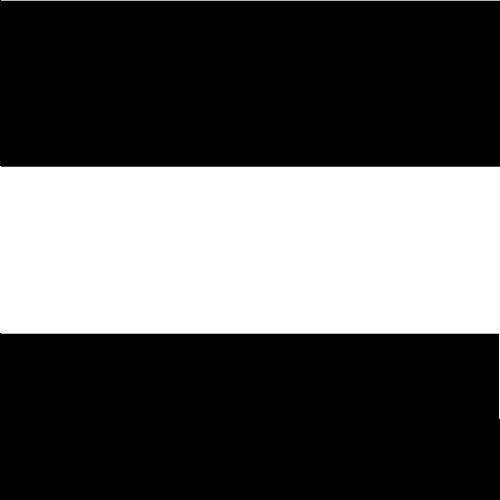
Frame 1 (no input)
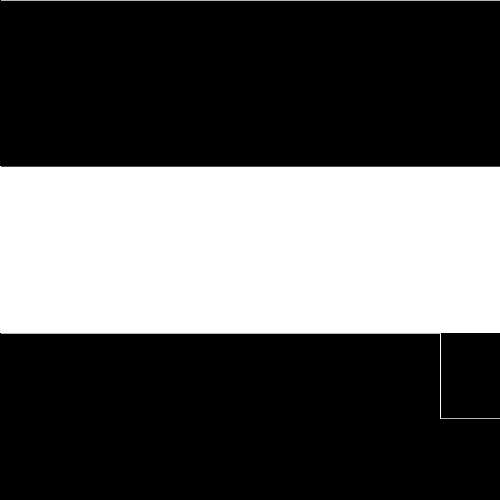
Frame 60 (the mouse pressed at the canvas centre just before this capture)
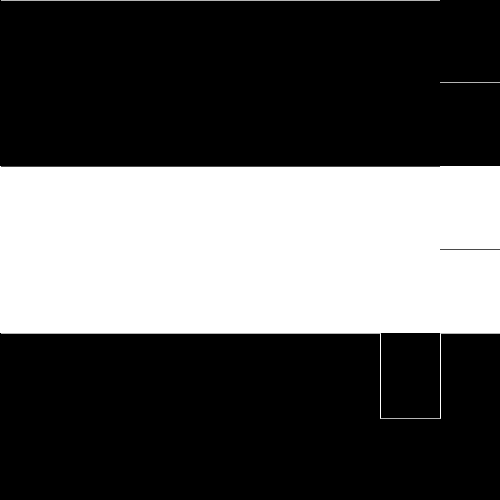
Frame 120 (the mouse held since frame 60 and released just before this capture)

The Processing sketch that drew these frames (run headless with seeded random() and noise(); from frame 60 on, the mouse is pressed at the canvas centre):

// Processing sketch: Position_souris_t_
// ── Position_souris_t_.pde
int[] xvals;
int[] yvals;
int[] bvals;

void setup() 
{
  size(500, 500);
  smooth();
  print("Largeur: "+width+" Hauteur: "+height);
  xvals = new int[width];
  yvals = new int[width];
  bvals = new int[width];
}

int arrayindex = 0;

void draw()
{
   frameRate(150);
   background(0);
  
  // recule les valeurs dans le temps pour avoir un historique
  for(int i = 1; i < width; i++) { 
    xvals[i-1] = xvals[i]; 
    yvals[i-1] = yvals[i];
    bvals[i-1] = bvals[i];
  }
  // Add the new values to the end of the array 
  xvals[width-1] = mouseX; 
  yvals[width-1] = mouseY;
  if(mousePressed) {
    bvals[width-1] = 0;
  } else {
    bvals[width-1] = 255;
  }
  
  fill(255);
  noStroke();
  rect(0, height/3, width, height/3+1);

  for(int i=1; i<width; i++) {
    stroke(255);
    point(i, map(xvals[i],0,width,0,height/3-1));
    stroke(0);
    point(i, height/3+yvals[i]/3);
    stroke(255);
    line(i, 2*height/3+bvals[i]/3, i, (2*height/3+bvals[i-1]/3));
  }
}
